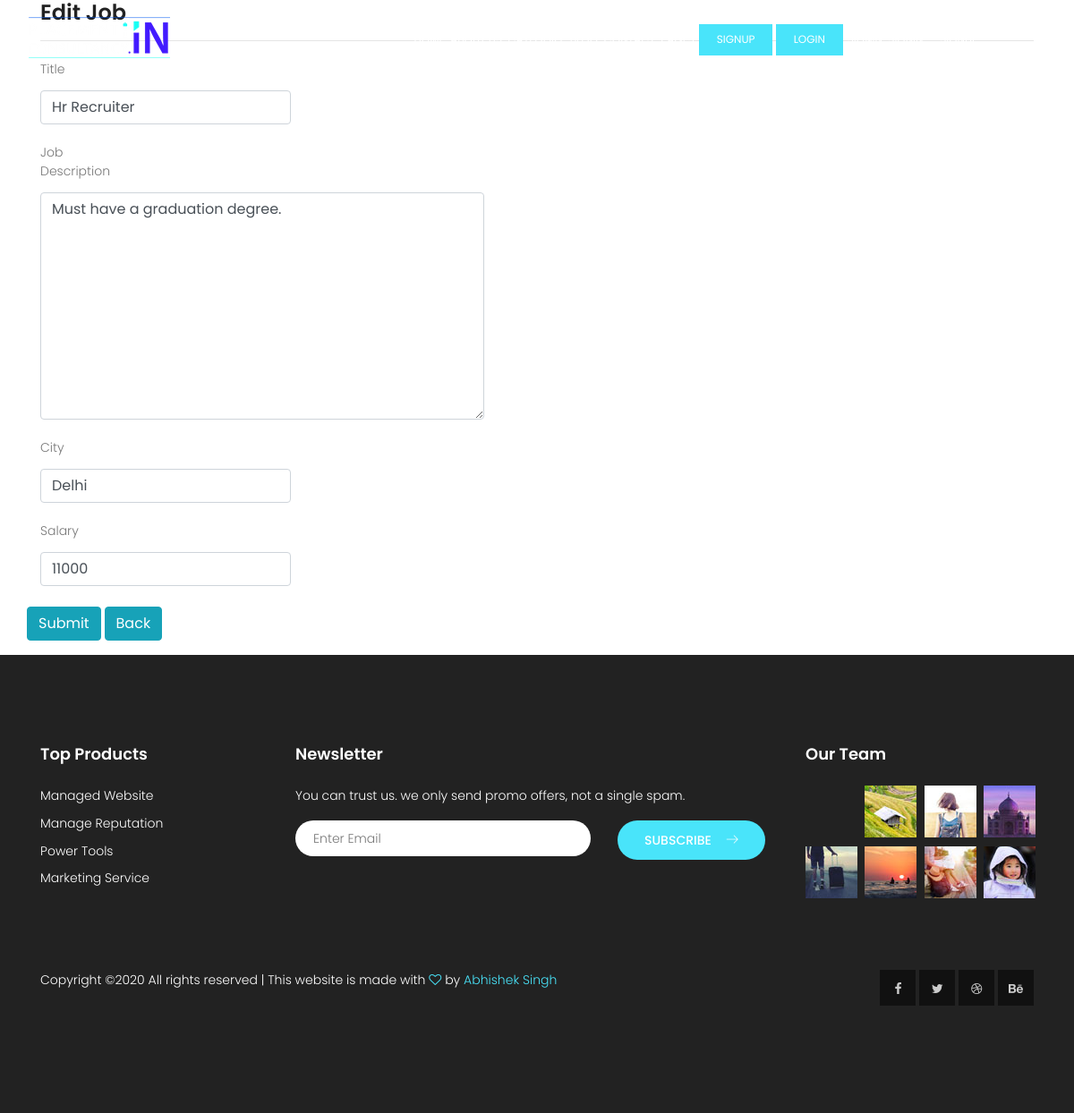
Page /Welcome/editjob/2 on the committed database.
### tables this page shows
CREATE TABLE `job` (
  `Posting_time` datetime DEFAULT NULL,
  `Username_fk` varchar(100) DEFAULT NULL,
  `Title` varchar(250) DEFAULT NULL,
  `Skills` varchar(60) NOT NULL,
  `Job_id` int(11) NOT NULL,
  `City` varchar(100) DEFAULT NULL,
  `Eligibility` varchar(1000) NOT NULL,
  `Salary` int(11) NOT NULL
);

### application/third_party/MX/Controller.php (called while the page is built, shortened)
<?php (defined('BASEPATH')) OR exit('No direct script access allowed');
class MX_Controller
{
	public function __get($class)
	{
		return CI::$APP->$class;
	}
}

### application/models/Queries.php (called while the page is built, shortened)
<?php
class Queries extends CI_Model{
	public function getjob($id){
		$this->db->select('*');
		$this->db->from('job');
		$this->db->where(['Job_id'=>$id]);
		$result= $this->db->get();
		return $result->row();
	}
	}
?>

### application/controllers/Welcome.php (called while the page is built, shortened)
<?php
class Welcome extends MX_Controller {
	public function editjob($id){
		$this->load->model('Queries');
		$jobs=$this->Queries->getjob($id);
		$this->load->view('inc/header');
		$this->load->view('inc/nav');
		$this->load->view('Editjob',['jobs'=>$jobs]);
		$this->load->view('inc/footer');
	}
}
?>

### index.php (called while the page is built, shortened)
<?php
require_once BASEPATH.'core/CodeIgniter.php';

### application/views/Editjob.php (the view, shortened to what this page needs)
<?php echo form_open("Welcome/modifyjob/{$jobs->Job_id}",['class'=>'form-horizontal']); ?>
<div class="container">
<h3>Edit Job</h3><hr>
	<div class="row">
	<div class="form-group">
		<label class="col-sm-2 col-form-label-sm">Title</label>
		<div class="col-sm-10">
			<?php echo form_input(['name'=>'Title', 'class'=>'form-control' ,'placeholder'=>'Title','value'=>set_value('Title',$jobs->Title)]);?>
		</div>
</div>
</div>
	<div class="row">
	<div class="form-group">
		<label class="col-sm-2 col-form-label-sm">Job Description</label>
		<div class="col-sm-10 col-offset-md-2">
			<?php echo form_textarea(['name'=>'Eligibility', 'class'=>'form-control' ,'placeholder'=>'Describe under 250 words','value'=>set_value('Eligibility',$jobs->Eligibility)]);?>
		</div>
</div></div>
	<div class="row">
	<div class="form-group">
		<label class="col-sm-2 col-form-label-sm">City</label>
		<div class="col-sm-10">
			<?php echo form_input(['name'=>'City', 'class'=>'form-control' ,'placeholder'=>'City','value'=>set_value('City',$jobs->City)]);?>
		</div>
</div>
</div>
	<div class="row">
	<div class="form-group">
		<label class="col-sm-2 col-form-label-sm">Salary</label>
		<div class="col-sm-10">
			<?php echo form_input(['name'=>'Salary', 'class'=>'form-control' ,'placeholder'=>'Salary','value'=>set_value('Salary',$jobs->Salary)]);?>
		</div>
		<br>
		<input type="submit" value="Submit" class="btn btn-info" />
		<?php echo anchor("Welcome/dashboard","Back",['class'=>'btn btn-info']);?>
</div>
</div>
</div>

### bt/css/main.css (style rules this page uses)
body { color: #777777; font-family: "Poppins", sans-serif; font-size: 14px; font-weight: 300; line-height: 1.625em; position: relative; }
a { -webkit-transition: all 0.3s ease 0s; -moz-transition: all 0.3s ease 0s; -o-transition: all 0.3s ease 0s; transition: all 0.3s ease 0s; }
a, a:focus, a:hover { text-decoration: none; outline: 0; }
h1, h2, h3, h4, h5, h6 { font-family: "Poppins", sans-serif; color: #222222; line-height: 1.2em !important; margin-bottom: 0; margin-top: 0; font-weight: 600; }
h3, .h3 { font-size: 24px; }
h3 { font-size: 24px; }
h1, h2, h3, h4, h5, h6 { line-height: 1.5em; }

### rows in the picture
job: Title "Hr Recruiter", Eligibility "Must have a graduation degree.", City "Delhi", Salary "11000"

### other values in the picture
anchor("Welcome/dashboard","Back",['class'=>'btn btn-info']) "Back"
